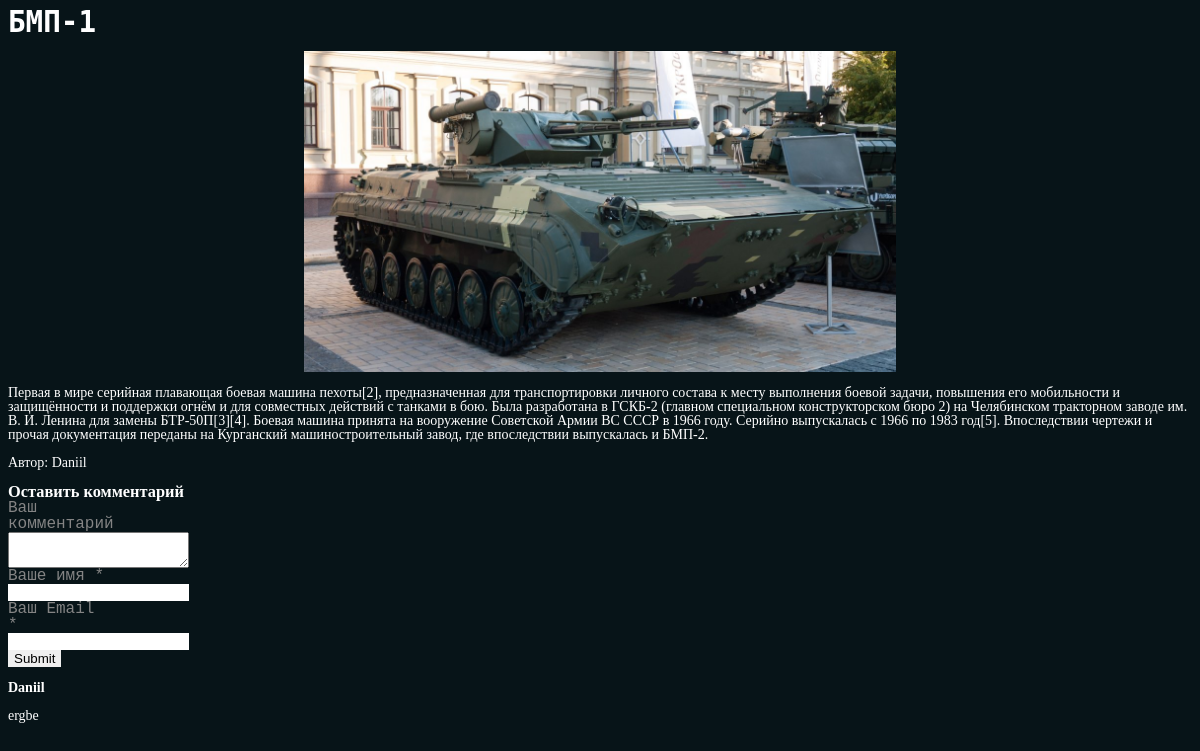
/1/, run on the app's committed database.
### blog/models.py (models this page shows, shortened)
class Post(models.Model):
    title = models.CharField('Заголовок', max_length=100)
    description = models.TextField('Текст записи')
    author = models.CharField('Имя автора', max_length=100)
    date = models.DateField('Дата публикации')
    img = models.ImageField('Изображение', upload_to='image/%Y')
    class Meta:
        verbose_name = 'Запись'
        verbose_name_plural = 'Записи'

class Comments(models.Model):
    email = models.EmailField()
    name = models.CharField('Имя', max_length=50)
    text_comments = models.TextField('Текст комментария', max_length=2000)
    post = models.ForeignKey(Post, verbose_name='Публикация', on_delete=models.CASCADE)
    class Meta:
        verbose_name = 'Комментарий'
        verbose_name_plural = 'Комментарии'

### blog/views.py (the view)
# urls.py: path('<int:pk>/', views.PostDetail.as_view()),
class PostDetail(View):
    def get(self, request, pk):
        post = Post.objects.get(id=pk)
        return render(request, 'blog/blog_detail.html', {'post': post})

### templates/blog/blog_detail.html (shortened to what this page needs)
{% load static %}
<html>
  <head>
    <link rel="stylesheet" href="{% static 'css/style2.css' %}" type="text/css" media="all">
  </head>
<body>
<div class="title">
    <h3>{{ post.title }}</h3>
</div>
    <p align="center">
      <a href="#"><img src="{{ post.img.url }}" width="50%"></a>
    </p>
<div class="desc">
    <p>{{ post.description }}</p>
</div>
<div class="author">
    <p>Автор: {{ post.author }}</p>
</div>
 <div class="form-comment">
     <h3>Оставить комментарий</h3>
     <div>
         <form action="{% url 'add_comments' post.id %}" method="post">
             <div class="com">
                 <label>Ваш комментарий</label>
                 <textarea name="text_comments"></textarea>
             </div>
             <div class="imya">
                 <label>Ваше имя *</label>
                 <input type="text" name="name">
             </div>
             <div class="email">
                 <label>Ваш Email *</label>
                 <input type="email" name="email">
             </div>
                 <input type="submit">
         </form>
     </div>
     <div>
         {% for comment in post.comments_set.all %}
          <div class="view-comment">
              <h4>{{ comment.name }}</h4>
              <p>{{ comment.text_comments }}</p>
          </div>
         {% endfor %}
     </div>
 </div>
</body>
</html>

### static/css/style2.css (style rules this page uses)
body { line-height: 1; color: black; background: white; }
a { color: inherit; text-decoration: none; }
input { border-width: 0; }
h1, h2, h3, h4, h5, h6 { font-weight: bold; margin-top: 0; margin-bottom: 0; }
embed, img, object, video { max-width: 100%; }
html { -webkit-box-sizing: border-box; -moz-box-sizing: border-box; box-sizing: border-box; }
*, *:after, *:before { -webkit-box-sizing: inherit; -moz-box-sizing: inherit; box-sizing: inherit; }
html { font-size: 16px; }
body { color: white; font-family: 'Ariel', display; font-size: 14px; font-style: normal; font-weight: normal; letter-spacing: 0; text-decoration: none; background-color: #071418; }
.title { float: center; font-size: 25; font-family: DejaVu Sans Mono, monospace; }
.com { width: 100px; color: #848484; position: relative; cursor: pointer; text-decoration: none; font-family: Andale Mono, monospace; font-size: 16; }
.imya { width: 100px; color: #848484; position: relative; cursor: pointer; text-decoration: none; font-family: Andale Mono, monospace; font-size: 16; }
.email { width: 100px; color: #848484; position: relative; cursor: pointer; text-decoration: none; font-family: Andale Mono, monospace; font-size: 16; }
input { cursor: pointer; }

### data on the page
Post: title "БМП-1", img (picture), description "Первая в мире серийная плавающая боевая машина пехоты[2], предназначенная для транспортировки личного состава к месту выполнения боевой задачи, повышения его мобильности и защищённости и поддержки огнём и для совместных действий с танками в бою. Была разработана в ГСКБ-2 (главном специальном конструкторском бюро 2) на Челябинском тракторном заводе им. В. И. Ленина для замены БТР-50П[3][4]. Боевая машина принята на вооружение Советской Армии ВС СССР в 1966 году. Серийно выпускалась с 1966 по 1983 год[5]. Впоследствии чертежи и прочая документация переданы на Курганский машиностроительный завод, где впоследствии выпускалась и БМП-2.", author "Daniil"
Comments: name "Daniil", text_comments "ergbe"
